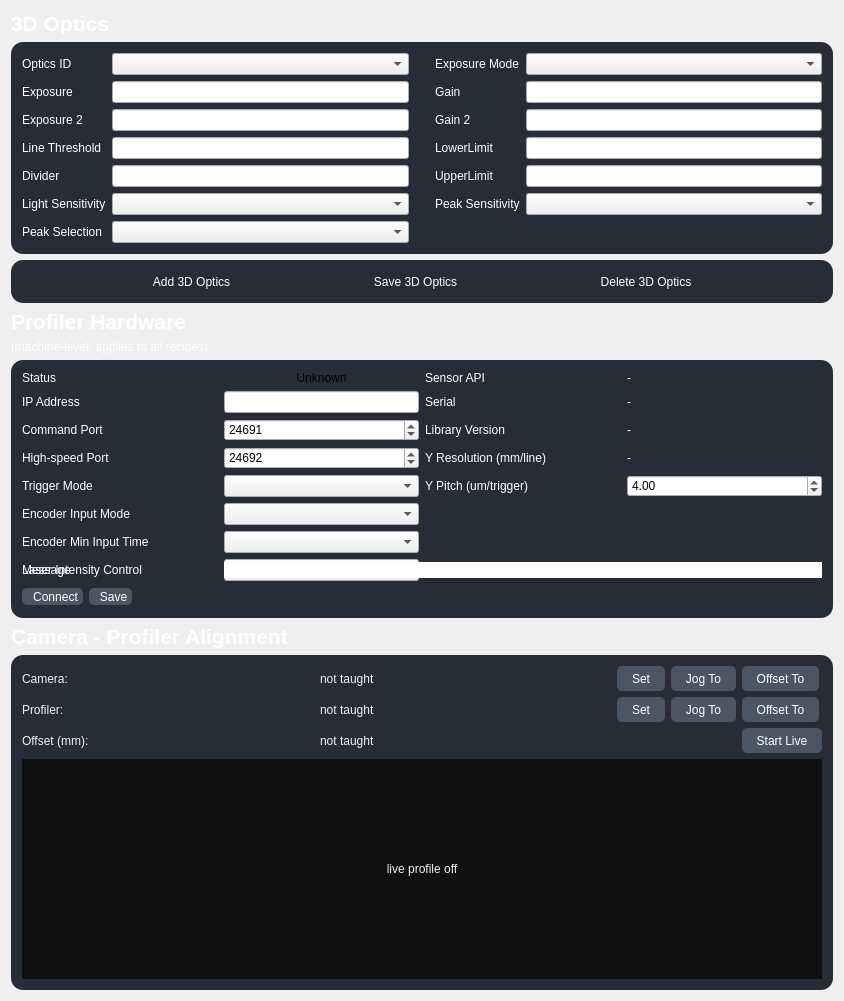
<?xml version="1.0" encoding="UTF-8"?>
<ui version="4.0">
 <class>Optics3DClass</class>
 <widget class="QWidget" name="Optics3DClass">
  <property name="geometry">
   <rect>
    <x>0</x>
    <y>0</y>
    <width>844</width>
    <height>826</height>
   </rect>
  </property>
  <property name="windowTitle">
   <string>3DOpticsTab</string>
  </property>
  <property name="styleSheet">
   <string notr="true">QFrame#frame_3DOptics{
	background-color: rgb(39, 44, 54);
	border-radius: 12px;
}

QFrame#frame_storedUnits{
	background-color: rgb(39, 44, 54);
	border-radius: 12px;
}

QFrame#frame_profilerHw{
	background-color: rgb(39, 44, 54);
	border-radius: 12px;
}

QFrame#frame_align3D{
	background-color: rgb(39, 44, 54);
	border-radius: 12px;
}

QToolButton {
  background-color: transparent;
  color: #F0F0F0;
  border-radius: 4px;
  margin: 0px;
  padding: 2px;
}

QToolButton:checked {
  margin: 1px;
  background-color: transparent;
  border: 1px solid #FFE723;
}

QToolButton:checked:disabled {
  border: 1px solid #CFBB1C;
}

QToolButton:pressed {
   margin: 1px;
   border: 1px solid #FFE723;
}

QToolButton:disabled {
	color: #6e6e6e;
	background-color: #444444;
	border: 2px solid #444444;
}

QToolButton:disabled:hover {
  border: 1px solid #32414B;
}

QToolButton:hover {
 background-color: #21252B;
}


</string>
  </property>
  <layout class="QGridLayout" name="gridLayout">
   <item row="3" column="0">
    <widget class="QLabel" name="label_capProfTitle">
     <property name="font">
      <font>
       <pointsize>16</pointsize>
       <weight>75</weight>
       <bold>true</bold>
      </font>
     </property>
     <property name="styleSheet">
      <string notr="true">color:white;
background-color: transparent</string>
     </property>
     <property name="text">
      <string>Profiler Hardware</string>
     </property>
    </widget>
   </item>
   <item row="2" column="0">
    <widget class="QFrame" name="frame_storedUnits">
     <property name="styleSheet">
      <string notr="true">color:white</string>
     </property>
     <property name="frameShape">
      <enum>QFrame::StyledPanel</enum>
     </property>
     <property name="frameShadow">
      <enum>QFrame::Raised</enum>
     </property>
     <layout class="QHBoxLayout" name="horizontalLayout_3">
      <item>
       <layout class="QHBoxLayout" name="horizontalLayout_2">
        <item>
         <spacer name="horizontalSpacer_4">
          <property name="orientation">
           <enum>Qt::Horizontal</enum>
          </property>
          <property name="sizeHint" stdset="0">
           <size>
            <width>40</width>
            <height>20</height>
           </size>
          </property>
         </spacer>
        </item>
        <item>
         <widget class="QToolButton" name="toolButton_add3DOptics">
          <property name="text">
           <string>Add 3D Optics</string>
          </property>
          <property name="icon">
           <iconset resource="VisionApp.qrc">
            <normaloff>:/24x24/Icon/24x24/cil-medical-cross.png</normaloff>:/24x24/Icon/24x24/cil-medical-cross.png</iconset>
          </property>
          <property name="iconSize">
           <size>
            <width>32</width>
            <height>32</height>
           </size>
          </property>
          <property name="toolButtonStyle">
           <enum>Qt::ToolButtonTextBesideIcon</enum>
          </property>
         </widget>
        </item>
        <item>
         <spacer name="horizontalSpacer_2">
          <property name="orientation">
           <enum>Qt::Horizontal</enum>
          </property>
          <property name="sizeHint" stdset="0">
           <size>
            <width>40</width>
            <height>20</height>
           </size>
          </property>
         </spacer>
        </item>
        <item>
         <widget class="QToolButton" name="toolButton_save3DOptics">
          <property name="text">
           <string>Save 3D Optics</string>
          </property>
          <property name="icon">
           <iconset resource="VisionApp.qrc">
            <normaloff>:/24x24/Icon/24x24/cil-save.png</normaloff>:/24x24/Icon/24x24/cil-save.png</iconset>
          </property>
          <property name="iconSize">
           <size>
            <width>32</width>
            <height>32</height>
           </size>
          </property>
          <property name="toolButtonStyle">
           <enum>Qt::ToolButtonTextBesideIcon</enum>
          </property>
         </widget>
        </item>
        <item>
         <spacer name="horizontalSpacer_3">
          <property name="orientation">
           <enum>Qt::Horizontal</enum>
          </property>
          <property name="sizeHint" stdset="0">
           <size>
            <width>40</width>
            <height>20</height>
           </size>
          </property>
         </spacer>
        </item>
        <item>
         <widget class="QToolButton" name="toolButton_del3DOptics">
          <property name="text">
           <string>Delete 3D Optics</string>
          </property>
          <property name="icon">
           <iconset resource="VisionApp.qrc">
            <normaloff>:/24x24/Icon/24x24/cil-x-circle.png</normaloff>:/24x24/Icon/24x24/cil-x-circle.png</iconset>
          </property>
          <property name="iconSize">
           <size>
            <width>32</width>
            <height>32</height>
           </size>
          </property>
          <property name="toolButtonStyle">
           <enum>Qt::ToolButtonTextBesideIcon</enum>
          </property>
         </widget>
        </item>
        <item>
         <spacer name="horizontalSpacer_5">
          <property name="orientation">
           <enum>Qt::Horizontal</enum>
          </property>
          <property name="sizeHint" stdset="0">
           <size>
            <width>40</width>
            <height>20</height>
           </size>
          </property>
         </spacer>
        </item>
       </layout>
      </item>
     </layout>
    </widget>
   </item>
   <item row="6" column="0">
    <widget class="QLabel" name="label_capAlignTitle">
     <property name="font">
      <font>
       <pointsize>16</pointsize>
       <weight>75</weight>
       <bold>true</bold>
      </font>
     </property>
     <property name="styleSheet">
      <string notr="true">color:white;
background-color: transparent</string>
     </property>
     <property name="text">
      <string>Camera - Profiler Alignment</string>
     </property>
    </widget>
   </item>
   <item row="7" column="0">
    <widget class="QFrame" name="frame_align3D">
     <property name="frameShape">
      <enum>QFrame::StyledPanel</enum>
     </property>
     <property name="frameShadow">
      <enum>QFrame::Raised</enum>
     </property>
     <layout class="QGridLayout" name="gridLayout_align3D">
      <item row="0" column="0">
       <widget class="QLabel" name="label_capAlignCam">
        <property name="styleSheet">
         <string notr="true">color:#F0F0F0;</string>
        </property>
        <property name="text">
         <string>Camera:</string>
        </property>
       </widget>
      </item>
      <item row="0" column="1">
       <widget class="QLabel" name="label_alignCamPos">
        <property name="styleSheet">
         <string notr="true">color:#F0F0F0;</string>
        </property>
        <property name="text">
         <string>not taught</string>
        </property>
       </widget>
      </item>
      <item row="0" column="2">
       <widget class="QToolButton" name="toolButton_alignSetCam">
        <property name="styleSheet">
         <string notr="true">background-color: #4b5563; color: white; border-radius: 5px; padding: 4px 10px;</string>
        </property>
        <property name="toolTip">
         <string>Store the current XYZ as the camera position (feature centered in the camera FOV)</string>
        </property>
        <property name="text">
         <string>Set</string>
        </property>
       </widget>
      </item>
      <item row="0" column="3">
       <widget class="QToolButton" name="toolButton_alignJogCam">
        <property name="styleSheet">
         <string notr="true">background-color: #4b5563; color: white; border-radius: 5px; padding: 4px 10px;</string>
        </property>
        <property name="toolTip">
         <string>Jog to the stored camera position</string>
        </property>
        <property name="text">
         <string>Jog To</string>
        </property>
       </widget>
      </item>
      <item row="0" column="4">
       <widget class="QToolButton" name="toolButton_alignOffsetToCam">
        <property name="styleSheet">
         <string notr="true">background-color: #4b5563; color: white; border-radius: 5px; padding: 4px 10px;</string>
        </property>
        <property name="toolTip">
         <string>Jog from the current position back to the camera (reverse of the camera-to-profiler offset)</string>
        </property>
        <property name="text">
         <string>Offset To</string>
        </property>
       </widget>
      </item>
      <item row="1" column="0">
       <widget class="QLabel" name="label_capAlignProf">
        <property name="styleSheet">
         <string notr="true">color:#F0F0F0;</string>
        </property>
        <property name="text">
         <string>Profiler:</string>
        </property>
       </widget>
      </item>
      <item row="1" column="1">
       <widget class="QLabel" name="label_alignProfPos">
        <property name="styleSheet">
         <string notr="true">color:#F0F0F0;</string>
        </property>
        <property name="text">
         <string>not taught</string>
        </property>
       </widget>
      </item>
      <item row="1" column="2">
       <widget class="QToolButton" name="toolButton_alignSetProf">
        <property name="styleSheet">
         <string notr="true">background-color: #4b5563; color: white; border-radius: 5px; padding: 4px 10px;</string>
        </property>
        <property name="toolTip">
         <string>Store the current XYZ as the profiler position (laser line centered on the same feature)</string>
        </property>
        <property name="text">
         <string>Set</string>
        </property>
       </widget>
      </item>
      <item row="1" column="3">
       <widget class="QToolButton" name="toolButton_alignJogProf">
        <property name="styleSheet">
         <string notr="true">background-color: #4b5563; color: white; border-radius: 5px; padding: 4px 10px;</string>
        </property>
        <property name="toolTip">
         <string>Jog to the stored profiler position</string>
        </property>
        <property name="text">
         <string>Jog To</string>
        </property>
       </widget>
      </item>
      <item row="1" column="4">
       <widget class="QToolButton" name="toolButton_alignOffsetToProf">
        <property name="styleSheet">
         <string notr="true">background-color: #4b5563; color: white; border-radius: 5px; padding: 4px 10px;</string>
        </property>
        <property name="toolTip">
         <string>Jog from the current position by the camera-to-profiler offset (what production uses)</string>
        </property>
        <property name="text">
         <string>Offset To</string>
        </property>
       </widget>
      </item>
      <item row="2" column="0">
       <widget class="QLabel" name="label_capAlignOffset">
        <property name="styleSheet">
         <string notr="true">color:#F0F0F0;</string>
        </property>
        <property name="text">
         <string>Offset (mm):</string>
        </property>
       </widget>
      </item>
      <item row="2" column="1" colspan="3">
       <widget class="QLabel" name="label_alignOffset">
        <property name="styleSheet">
         <string notr="true">color:#F0F0F0;</string>
        </property>
        <property name="text">
         <string>not taught</string>
        </property>
       </widget>
      </item>
      <item row="2" column="4">
       <widget class="QToolButton" name="toolButton_alignLive">
        <property name="styleSheet">
         <string notr="true">background-color: #4b5563; color: white; border-radius: 5px; padding: 4px 10px;</string>
        </property>
        <property name="toolTip">
         <string>Toggle: start/stop continuous single-profile scanning drawn below</string>
        </property>
        <property name="text">
         <string>Start Live</string>
        </property>
        <property name="checkable">
         <bool>true</bool>
        </property>
       </widget>
      </item>
      <item row="3" column="0" colspan="5">
       <widget class="QLabel" name="label_alignProfileView">
        <property name="minimumSize">
         <size>
          <width>0</width>
          <height>220</height>
         </size>
        </property>
        <property name="styleSheet">
         <string notr="true">background-color:#101010; color:#F0F0F0;</string>
        </property>
        <property name="text">
         <string>live profile off</string>
        </property>
        <property name="alignment">
         <set>Qt::AlignCenter</set>
        </property>
       </widget>
      </item>
     </layout>
    </widget>
   </item>

   <item row="8" column="0">
    <spacer name="verticalSpacer">
     <property name="orientation">
      <enum>Qt::Vertical</enum>
     </property>
     <property name="sizeHint" stdset="0">
      <size>
       <width>20</width>
       <height>40</height>
      </size>
     </property>
    </spacer>
   </item>
   <item row="0" column="0">
    <widget class="QLabel" name="label_10">
     <property name="font">
      <font>
       <pointsize>16</pointsize>
       <weight>75</weight>
       <bold>true</bold>
      </font>
     </property>
     <property name="styleSheet">
      <string notr="true">color:white;
background-color: transparent</string>
     </property>
     <property name="text">
      <string>3D Optics</string>
     </property>
    </widget>
   </item>
   <item row="1" column="0">
    <widget class="QFrame" name="frame_3DOptics">
     <property name="frameShape">
      <enum>QFrame::StyledPanel</enum>
     </property>
     <property name="frameShadow">
      <enum>QFrame::Raised</enum>
     </property>
     <layout class="QGridLayout" name="gridLayout_3">
      <item row="0" column="0">
       <layout class="QGridLayout" name="gridLayout_2">
        <item row="4" column="5">
         <widget class="QLineEdit" name="lineEdit_laserUpperLimit"/>
        </item>
        <item row="1" column="5">
         <widget class="QLineEdit" name="lineEdit_Gain"/>
        </item>
        <item row="2" column="3">
         <widget class="QLabel" name="label_7">
          <property name="styleSheet">
           <string notr="true">color:white</string>
          </property>
          <property name="text">
           <string>Gain 2</string>
          </property>
         </widget>
        </item>
        <item row="4" column="3">
         <widget class="QLabel" name="label_9">
          <property name="styleSheet">
           <string notr="true">color:white</string>
          </property>
          <property name="text">
           <string>UpperLimit</string>
          </property>
         </widget>
        </item>
        <item row="0" column="2">
         <spacer name="horizontalSpacer">
          <property name="orientation">
           <enum>Qt::Horizontal</enum>
          </property>
          <property name="sizeType">
           <enum>QSizePolicy::Fixed</enum>
          </property>
          <property name="sizeHint" stdset="0">
           <size>
            <width>20</width>
            <height>20</height>
           </size>
          </property>
         </spacer>
        </item>
        <item row="0" column="5">
         <widget class="QComboBox" name="comboBox_exposureMode"/>
        </item>
        <item row="2" column="5">
         <widget class="QLineEdit" name="lineEdit_Gain2"/>
        </item>
        <item row="0" column="3">
         <widget class="QLabel" name="label">
          <property name="styleSheet">
           <string notr="true">color:white</string>
          </property>
          <property name="text">
           <string>Exposure Mode</string>
          </property>
         </widget>
        </item>
        <item row="5" column="0">
         <widget class="QLabel" name="label_12">
          <property name="palette">
           <palette>
            <active>
             <colorrole role="WindowText">
              <brush brushstyle="SolidPattern">
               <color alpha="255">
                <red>255</red>
                <green>255</green>
                <blue>255</blue>
               </color>
              </brush>
             </colorrole>
             <colorrole role="Text">
              <brush brushstyle="SolidPattern">
               <color alpha="255">
                <red>255</red>
                <green>255</green>
                <blue>255</blue>
               </color>
              </brush>
             </colorrole>
            </active>
            <inactive>
             <colorrole role="WindowText">
              <brush brushstyle="SolidPattern">
               <color alpha="255">
                <red>255</red>
                <green>255</green>
                <blue>255</blue>
               </color>
              </brush>
             </colorrole>
             <colorrole role="Text">
              <brush brushstyle="SolidPattern">
               <color alpha="255">
                <red>255</red>
                <green>255</green>
                <blue>255</blue>
               </color>
              </brush>
             </colorrole>
            </inactive>
            <disabled>
             <colorrole role="WindowText">
              <brush brushstyle="SolidPattern">
               <color alpha="255">
                <red>120</red>
                <green>120</green>
                <blue>120</blue>
               </color>
              </brush>
             </colorrole>
             <colorrole role="Text">
              <brush brushstyle="SolidPattern">
               <color alpha="255">
                <red>120</red>
                <green>120</green>
                <blue>120</blue>
               </color>
              </brush>
             </colorrole>
            </disabled>
           </palette>
          </property>
          <property name="text">
           <string>Light Sensitivity</string>
          </property>
         </widget>
        </item>
        <item row="2" column="1">
         <widget class="QLineEdit" name="lineEdit_Exposure2"/>
        </item>
        <item row="0" column="1">
         <widget class="QComboBox" name="comboBox_opticsID"/>
        </item>
        <item row="4" column="0">
         <widget class="QLabel" name="label_11">
          <property name="styleSheet">
           <string notr="true">color:white</string>
          </property>
          <property name="text">
           <string>Divider</string>
          </property>
         </widget>
        </item>
        <item row="3" column="1">
         <widget class="QLineEdit" name="lineEdit_lineThreshold"/>
        </item>
        <item row="1" column="0">
         <widget class="QLabel" name="label_3">
          <property name="styleSheet">
           <string notr="true">color:white</string>
          </property>
          <property name="text">
           <string>Exposure </string>
          </property>
         </widget>
        </item>
        <item row="0" column="0">
         <widget class="QLabel" name="label_2">
          <property name="styleSheet">
           <string notr="true">color:white</string>
          </property>
          <property name="text">
           <string>Optics ID</string>
          </property>
         </widget>
        </item>
        <item row="3" column="0">
         <widget class="QLabel" name="label_5">
          <property name="styleSheet">
           <string notr="true">color:white</string>
          </property>
          <property name="text">
           <string>Line Threshold</string>
          </property>
         </widget>
        </item>
        <item row="3" column="5">
         <widget class="QLineEdit" name="lineEdit_laserLowerLimit"/>
        </item>
        <item row="4" column="1">
         <widget class="QLineEdit" name="lineEdit_Divider"/>
        </item>
        <item row="1" column="1">
         <widget class="QLineEdit" name="lineEdit_Exposure"/>
        </item>
        <item row="2" column="0">
         <widget class="QLabel" name="label_4">
          <property name="styleSheet">
           <string notr="true">color:white</string>
          </property>
          <property name="text">
           <string>Exposure 2</string>
          </property>
         </widget>
        </item>
        <item row="1" column="3">
         <widget class="QLabel" name="label_6">
          <property name="styleSheet">
           <string notr="true">color:white</string>
          </property>
          <property name="text">
           <string>Gain </string>
          </property>
         </widget>
        </item>
        <item row="3" column="3">
         <widget class="QLabel" name="label_8">
          <property name="styleSheet">
           <string notr="true">color:white</string>
          </property>
          <property name="text">
           <string>LowerLimit</string>
          </property>
         </widget>
        </item>
        <item row="5" column="1">
         <widget class="QComboBox" name="comboBox_lightSensitivity"/>
        </item>
        <item row="5" column="5">
         <widget class="QComboBox" name="comboBox_peakSensitivity"/>
        </item>
        <item row="5" column="3">
         <widget class="QLabel" name="label_13">
          <property name="palette">
           <palette>
            <active>
             <colorrole role="WindowText">
              <brush brushstyle="SolidPattern">
               <color alpha="255">
                <red>255</red>
                <green>255</green>
                <blue>255</blue>
               </color>
              </brush>
             </colorrole>
            </active>
            <inactive>
             <colorrole role="WindowText">
              <brush brushstyle="SolidPattern">
               <color alpha="255">
                <red>255</red>
                <green>255</green>
                <blue>255</blue>
               </color>
              </brush>
             </colorrole>
            </inactive>
            <disabled>
             <colorrole role="WindowText">
              <brush brushstyle="SolidPattern">
               <color alpha="255">
                <red>120</red>
                <green>120</green>
                <blue>120</blue>
               </color>
              </brush>
             </colorrole>
            </disabled>
           </palette>
          </property>
          <property name="text">
           <string>Peak Sensitivity</string>
          </property>
         </widget>
        </item>
        <item row="6" column="0">
         <widget class="QLabel" name="label_14">
          <property name="palette">
           <palette>
            <active>
             <colorrole role="WindowText">
              <brush brushstyle="SolidPattern">
               <color alpha="255">
                <red>255</red>
                <green>255</green>
                <blue>255</blue>
               </color>
              </brush>
             </colorrole>
            </active>
            <inactive>
             <colorrole role="WindowText">
              <brush brushstyle="SolidPattern">
               <color alpha="255">
                <red>255</red>
                <green>255</green>
                <blue>255</blue>
               </color>
              </brush>
             </colorrole>
            </inactive>
            <disabled>
             <colorrole role="WindowText">
              <brush brushstyle="SolidPattern">
               <color alpha="255">
                <red>120</red>
                <green>120</green>
                <blue>120</blue>
               </color>
              </brush>
             </colorrole>
            </disabled>
           </palette>
          </property>
          <property name="text">
           <string>Peak Selection</string>
          </property>
         </widget>
        </item>
        <item row="6" column="1">
         <widget class="QComboBox" name="comboBox_peakSelection"/>
        </item>
       </layout>
      </item>
     </layout>
    </widget>
   </item>
   <item row="5" column="0">
    <widget class="QFrame" name="frame_profilerHw">
     <property name="frameShape">
      <enum>QFrame::StyledPanel</enum>
     </property>
     <property name="frameShadow">
      <enum>QFrame::Raised</enum>
     </property>
     <layout class="QGridLayout" name="gridLayout_profilerHw">
      <item row="6" column="0">
       <widget class="QLabel" name="label_capProfEncoder">
        <property name="styleSheet">
         <string notr="true">color:white</string>
        </property>
        <property name="text">
         <string>Encoder Input Mode</string>
        </property>
       </widget>
      </item>
      <item row="4" column="3">
       <widget class="QLabel" name="label_profYRes">
        <property name="styleSheet">
         <string notr="true">color:white</string>
        </property>
        <property name="text">
         <string>-</string>
        </property>
       </widget>
      </item>
      <item row="5" column="0">
       <widget class="QLabel" name="label_capProfTrigger">
        <property name="styleSheet">
         <string notr="true">color:white</string>
        </property>
        <property name="text">
         <string>Trigger Mode</string>
        </property>
       </widget>
      </item>
      <item row="3" column="2">
       <widget class="QLabel" name="label_capProfFirmware">
        <property name="styleSheet">
         <string notr="true">color:white</string>
        </property>
        <property name="text">
         <string>Library Version</string>
        </property>
       </widget>
      </item>
      <item row="4" column="2">
       <widget class="QLabel" name="label_capProfYRes">
        <property name="styleSheet">
         <string notr="true">color:white</string>
        </property>
        <property name="text">
         <string>Y Resolution (mm/line)</string>
        </property>
       </widget>
      </item>
      <item row="5" column="2">
       <widget class="QLabel" name="label_capProfYPitch">
        <property name="styleSheet">
         <string notr="true">color:white</string>
        </property>
        <property name="text">
         <string>Y Pitch (um/trigger)</string>
        </property>
       </widget>
      </item>
      <item row="6" column="1">
       <widget class="QComboBox" name="comboBox_profEncoderMode"/>
      </item>
      <item row="3" column="1">
       <widget class="QSpinBox" name="spinBox_profCmdPort">
        <property name="minimum">
         <number>1024</number>
        </property>
        <property name="maximum">
         <number>65535</number>
        </property>
        <property name="value">
         <number>24691</number>
        </property>
       </widget>
      </item>
      <item row="5" column="3">
       <widget class="QDoubleSpinBox" name="doubleSpinBox_profYPitch">
        <property name="decimals">
         <number>2</number>
        </property>
        <property name="minimum">
         <double>0.100000000000000</double>
        </property>
        <property name="maximum">
         <double>100.000000000000000</double>
        </property>
        <property name="singleStep">
         <double>0.100000000000000</double>
        </property>
        <property name="value">
         <double>4.000000000000000</double>
        </property>
       </widget>
      </item>
      <item row="5" column="1">
       <widget class="QComboBox" name="comboBox_profTriggerMode">
        <property name="editable">
         <bool>false</bool>
        </property>
       </widget>
      </item>
      <item row="7" column="0">
       <widget class="QLabel" name="label_capProfMinTime">
        <property name="styleSheet">
         <string notr="true">color:white</string>
        </property>
        <property name="text">
         <string>Encoder Min Input Time</string>
        </property>
       </widget>
      </item>
      <item row="7" column="1">
       <widget class="QComboBox" name="comboBox_profEncoderMinTime"/>
      </item>
      <item row="8" column="0">
       <widget class="QLabel" name="label_capProfLightCtrl">
        <property name="styleSheet">
         <string notr="true">color:white</string>
        </property>
        <property name="text">
         <string>Laser Intensity Control</string>
        </property>
       </widget>
      </item>
      <item row="8" column="1">
       <widget class="QComboBox" name="comboBox_profLightCtrl"/>
      </item>
      <item row="3" column="0">
       <widget class="QLabel" name="label_capProfCmdPort">
        <property name="styleSheet">
         <string notr="true">color:white</string>
        </property>
        <property name="text">
         <string>Command Port</string>
        </property>
       </widget>
      </item>
      <item row="4" column="1">
       <widget class="QSpinBox" name="spinBox_profHsPort">
        <property name="minimum">
         <number>1024</number>
        </property>
        <property name="maximum">
         <number>65535</number>
        </property>
        <property name="value">
         <number>24692</number>
        </property>
       </widget>
      </item>
      <item row="3" column="3">
       <widget class="QLabel" name="label_profFirmware">
        <property name="styleSheet">
         <string notr="true">color:white</string>
        </property>
        <property name="text">
         <string>-</string>
        </property>
       </widget>
      </item>
      <item row="4" column="0">
       <widget class="QLabel" name="label_capProfHsPort">
        <property name="styleSheet">
         <string notr="true">color:white</string>
        </property>
        <property name="text">
         <string>High-speed Port</string>
        </property>
       </widget>
      </item>
      <item row="9" column="0" colspan="4">
       <layout class="QHBoxLayout" name="horizontalLayout">
        <item>
         <widget class="QToolButton" name="toolButton_profConnect">
          <property name="styleSheet">
           <string notr="true">background-color: #4b5563; color: white; border-radius: 5px; padding: 0px 0px 0px 6px;</string>
          </property>
          <property name="text">
           <string>Connect</string>
          </property>
          <property name="icon">
           <iconset resource="VisionApp.qrc">
            <normaloff>:/24x24/Icon/24x24/cil-loop-circular.png</normaloff>:/24x24/Icon/24x24/cil-loop-circular.png</iconset>
          </property>
          <property name="iconSize">
           <size>
            <width>32</width>
            <height>32</height>
           </size>
          </property>
          <property name="toolButtonStyle">
           <enum>Qt::ToolButtonTextBesideIcon</enum>
          </property>
         </widget>
        </item>
        <item>
         <widget class="QToolButton" name="toolButton_profSave">
          <property name="styleSheet">
           <string notr="true">background-color: #4b5563; color: white; border-radius: 5px; padding: 0px 0px 0px 6px;</string>
          </property>
          <property name="text">
           <string>Save</string>
          </property>
          <property name="icon">
           <iconset resource="VisionApp.qrc">
            <normaloff>:/24x24/Icon/24x24/cil-save.png</normaloff>:/24x24/Icon/24x24/cil-save.png</iconset>
          </property>
          <property name="iconSize">
           <size>
            <width>32</width>
            <height>32</height>
           </size>
          </property>
          <property name="toolButtonStyle">
           <enum>Qt::ToolButtonTextBesideIcon</enum>
          </property>
         </widget>
        </item>
        <item>
         <spacer name="horizontalSpacer_7">
          <property name="orientation">
           <enum>Qt::Horizontal</enum>
          </property>
          <property name="sizeHint" stdset="0">
           <size>
            <width>40</width>
            <height>20</height>
           </size>
          </property>
         </spacer>
        </item>
       </layout>
      </item>
      <item row="1" column="0">
       <widget class="QLabel" name="label_capProfStatus">
        <property name="styleSheet">
         <string notr="true">color:white</string>
        </property>
        <property name="text">
         <string>Status</string>
        </property>
       </widget>
      </item>
      <item row="1" column="2">
       <widget class="QLabel" name="label_capProfApi">
        <property name="styleSheet">
         <string notr="true">color:white</string>
        </property>
        <property name="text">
         <string>Sensor API</string>
        </property>
       </widget>
      </item>
      <item row="1" column="3">
       <widget class="QLabel" name="label_profApi">
        <property name="styleSheet">
         <string notr="true">color:white</string>
        </property>
        <property name="text">
         <string>-</string>
        </property>
       </widget>
      </item>
      <item row="2" column="1">
       <widget class="QLineEdit" name="lineEdit_profIP">
        <property name="sizePolicy">
         <sizepolicy hsizetype="Preferred" vsizetype="Fixed">
          <horstretch>0</horstretch>
          <verstretch>0</verstretch>
         </sizepolicy>
        </property>
       </widget>
      </item>
      <item row="2" column="2">
       <widget class="QLabel" name="label_capProfSerial">
        <property name="styleSheet">
         <string notr="true">color:white</string>
        </property>
        <property name="text">
         <string>Serial</string>
        </property>
       </widget>
      </item>
      <item row="2" column="0">
       <widget class="QLabel" name="label_capProfIP">
        <property name="styleSheet">
         <string notr="true">color:white</string>
        </property>
        <property name="text">
         <string>IP Address</string>
        </property>
       </widget>
      </item>
      <item row="2" column="3">
       <widget class="QLabel" name="label_profSerial">
        <property name="styleSheet">
         <string notr="true">color:white</string>
        </property>
        <property name="text">
         <string>-</string>
        </property>
       </widget>
      </item>
      <item row="1" column="1">
       <widget class="QLabel" name="label_profStatus">
        <property name="minimumSize">
         <size>
          <width>110</width>
          <height>0</height>
         </size>
        </property>
        <property name="text">
         <string>Unknown</string>
        </property>
        <property name="alignment">
         <set>Qt::AlignCenter</set>
        </property>
       </widget>
      </item>
      <item row="8" column="0">
       <widget class="QLabel" name="label_message">
        <property name="styleSheet">
         <string notr="true">color:white</string>
        </property>
        <property name="text">
         <string>Message</string>
        </property>
       </widget>
      </item>
      <item row="8" column="1" colspan="3">
       <widget class="QLineEdit" name="lineEdit_profMessage">
        <property name="sizePolicy">
         <sizepolicy hsizetype="Preferred" vsizetype="Fixed">
          <horstretch>0</horstretch>
          <verstretch>0</verstretch>
         </sizepolicy>
        </property>
        <property name="styleSheet">
         <string notr="true"/>
        </property>
        <property name="frame">
         <bool>false</bool>
        </property>
        <property name="readOnly">
         <bool>true</bool>
        </property>
       </widget>
      </item>
     </layout>
    </widget>
   </item>
   <item row="4" column="0">
    <widget class="QLabel" name="label_capProfSubTitle">
     <property name="styleSheet">
      <string notr="true">color:white;
background-color: transparent</string>
     </property>
     <property name="text">
      <string>(machine-level, applies to all recipes)</string>
     </property>
    </widget>
   </item>
  </layout>
 </widget>
 <layoutdefault spacing="6" margin="11"/>
 <tabstops>
  <tabstop>lineEdit_profIP</tabstop>
  <tabstop>spinBox_profCmdPort</tabstop>
  <tabstop>spinBox_profHsPort</tabstop>
  <tabstop>comboBox_profTriggerMode</tabstop>
  <tabstop>comboBox_profEncoderMode</tabstop>
  <tabstop>comboBox_profEncoderMinTime</tabstop>
  <tabstop>doubleSpinBox_profYPitch</tabstop>
  <tabstop>toolButton_profSave</tabstop>
  <tabstop>toolButton_profConnect</tabstop>
 </tabstops>
 <resources>
  <include location="VisionApp.qrc"/>
 </resources>
 <connections/>
</ui>
